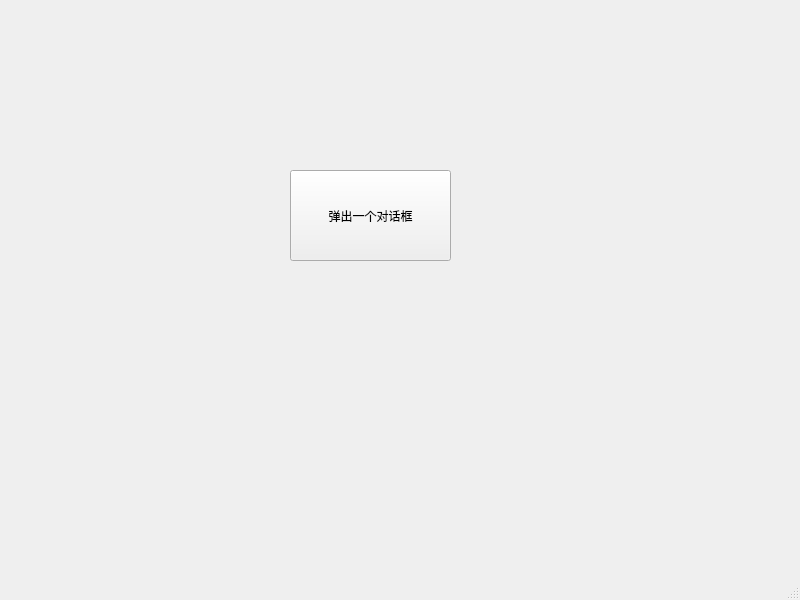
<?xml version="1.0" encoding="UTF-8"?>
<ui version="4.0">
 <class>MainWindow</class>
 <widget class="QMainWindow" name="MainWindow">
  <property name="geometry">
   <rect>
    <x>0</x>
    <y>0</y>
    <width>800</width>
    <height>600</height>
   </rect>
  </property>
  <property name="windowTitle">
   <string>MainWindow</string>
  </property>
  <widget class="QWidget" name="centralwidget">
   <widget class="QPushButton" name="pushButton">
    <property name="geometry">
     <rect>
      <x>290</x>
      <y>170</y>
      <width>161</width>
      <height>91</height>
     </rect>
    </property>
    <property name="text">
     <string>弹出一个对话框</string>
    </property>
   </widget>
  </widget>
  <widget class="QMenuBar" name="menubar">
   <property name="geometry">
    <rect>
     <x>0</x>
     <y>0</y>
     <width>800</width>
     <height>21</height>
    </rect>
   </property>
  </widget>
  <widget class="QStatusBar" name="statusbar"/>
 </widget>
 <resources/>
 <connections/>
</ui>
